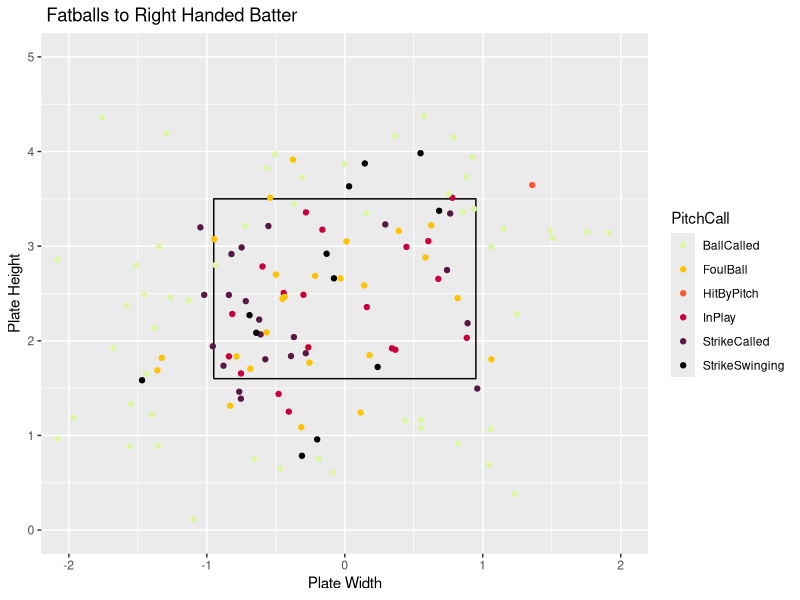
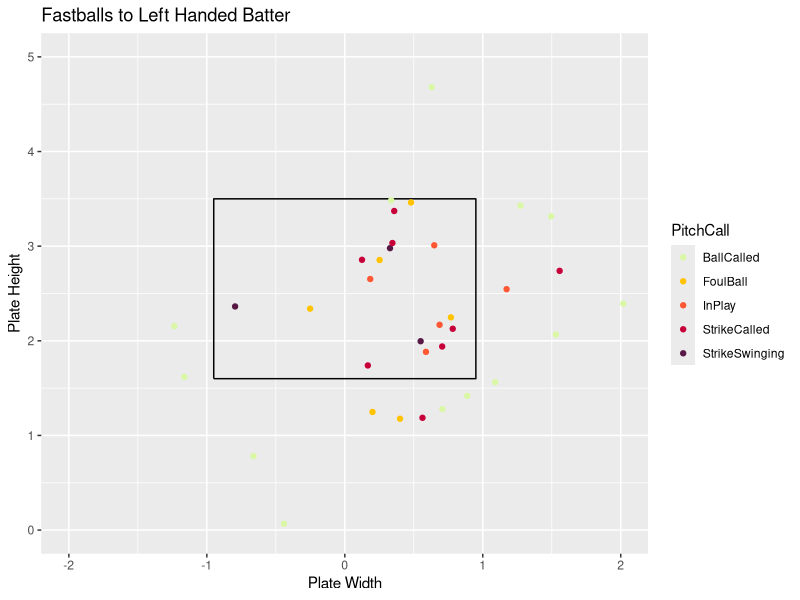

The R script that drew these images, in order:
## ---- chunk 1
knitr::opts_chunk$set(fig.align = "center", fig.width = 4, fig.height = 4, comment = NA, message = FALSE, warning = FALSE, echo = FALSE)
library(readr)
library(dplyr)
library(ggplot2)
library(tidyverse)
Master <- read_csv("Master.csv")
Pitcher <- Master %>%
  filter(Pitcher == "Primm, Austin")
x <- c(-.95,.95,.95,-.95,-.95)
z <- c(1.6,1.6,3.5,3.5,1.6)
sz <- data_frame(x, z)
## ---- chunk 2
FastballsThrownR <- Pitcher %>%
  filter(TaggedPitchType == "Fastball" & BatterSide == "Right" & RelSpeed)
ggplot() +
  geom_path(data = sz, aes(x = x, y = z)) +
  coord_equal() +
  xlab("Plate Width") +
  ylab("Plate Height") +
  ggtitle(" Fatballs to Right Handed Batter") +
  geom_point(data = FastballsThrownR,aes(x = PlateLocSide, y = PlateLocHeight, color = PitchCall)) +
  coord_cartesian(xlim = c(-2, 2), ylim = c(0, 5)) +
  scale_color_discrete(limits = c("StrikeSwinging" ,"StrikeCalled", "BallCalled", "HitByPitch", "InPlay", "FoulBall", "Undefined")) +
  scale_color_manual(values = c("#DAF7A6","#FFC300", "#FF5733", "#C70039", "#581845", "#000000", "#009E73"))
## ---- chunk 3
FastballsThrownL <- Pitcher %>%
  filter(TaggedPitchType == "Fastball" & BatterSide == "Left")
ggplot() +
  geom_path(data = sz, aes(x = x, y = z)) +
  coord_equal() +
  xlab("Plate Width") +
  ylab("Plate Height") +
  ggtitle("Fastballs to Left Handed Batter") +
  geom_point(data = FastballsThrownL,aes(x = PlateLocSide, y = PlateLocHeight, color = PitchCall)) +
  coord_cartesian(xlim = c(-2, 2), ylim = c(0, 5)) +
  scale_color_discrete(limits = c("StrikeSwinging" ,"StrikeCalled", "BallCalled", "HitByPitch", "InPlay", "FoulBall", "Undefined")) +
  scale_color_manual(values = c("#DAF7A6","#FFC300", "#FF5733", "#C70039", "#581845", "#000000", "#009E73"))
